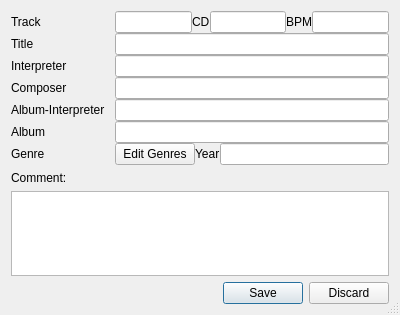
<?xml version="1.0" encoding="UTF-8"?>
<ui version="4.0">
 <class>Edit</class>
 <widget class="QDialog" name="Edit">
  <property name="geometry">
   <rect>
    <x>0</x>
    <y>0</y>
    <width>400</width>
    <height>315</height>
   </rect>
  </property>
  <property name="windowTitle">
   <string>Edit Song</string>
  </property>
  <property name="sizeGripEnabled">
   <bool>true</bool>
  </property>
  <property name="modal">
   <bool>true</bool>
  </property>
  <layout class="QVBoxLayout" name="verticalLayout">
   <item>
    <layout class="QHBoxLayout" name="horizontalLayout_15">
     <property name="spacing">
      <number>10</number>
     </property>
     <property name="leftMargin">
      <number>0</number>
     </property>
     <item>
      <layout class="QVBoxLayout" name="verticalLayout_5">
       <property name="spacing">
        <number>0</number>
       </property>
       <item>
        <widget class="QLabel" name="label_9">
         <property name="text">
          <string>Track</string>
         </property>
        </widget>
       </item>
       <item>
        <widget class="QLabel" name="label">
         <property name="text">
          <string>Title</string>
         </property>
        </widget>
       </item>
       <item>
        <widget class="QLabel" name="label_2">
         <property name="text">
          <string>Interpreter</string>
         </property>
        </widget>
       </item>
       <item>
        <widget class="QLabel" name="label_3">
         <property name="text">
          <string>Composer</string>
         </property>
        </widget>
       </item>
       <item>
        <widget class="QLabel" name="label_4">
         <property name="text">
          <string>Album-Interpreter</string>
         </property>
        </widget>
       </item>
       <item>
        <widget class="QLabel" name="label_5">
         <property name="text">
          <string>Album</string>
         </property>
        </widget>
       </item>
       <item>
        <widget class="QLabel" name="label_6">
         <property name="text">
          <string>Genre</string>
         </property>
        </widget>
       </item>
      </layout>
     </item>
     <item>
      <layout class="QVBoxLayout" name="verticalLayout_8">
       <property name="spacing">
        <number>0</number>
       </property>
       <item>
        <layout class="QHBoxLayout" name="horizontalLayout_2">
         <property name="spacing">
          <number>-1</number>
         </property>
         <item>
          <widget class="QLineEdit" name="trackLE"/>
         </item>
         <item>
          <widget class="QLabel" name="label_10">
           <property name="text">
            <string>CD</string>
           </property>
          </widget>
         </item>
         <item>
          <widget class="QLineEdit" name="cdLE"/>
         </item>
         <item>
          <widget class="QLabel" name="label_11">
           <property name="text">
            <string>BPM</string>
           </property>
          </widget>
         </item>
         <item>
          <widget class="QLineEdit" name="bpmLE">
           <property name="enabled">
            <bool>true</bool>
           </property>
          </widget>
         </item>
        </layout>
       </item>
       <item>
        <layout class="QHBoxLayout" name="horizontalLayout">
         <item>
          <widget class="QLineEdit" name="titleLE"/>
         </item>
        </layout>
       </item>
       <item>
        <layout class="QHBoxLayout" name="horizontalLayout_3">
         <item>
          <widget class="QLineEdit" name="interpreterLE"/>
         </item>
        </layout>
       </item>
       <item>
        <layout class="QHBoxLayout" name="horizontalLayout_4">
         <item>
          <widget class="QLineEdit" name="composerLE"/>
         </item>
        </layout>
       </item>
       <item>
        <layout class="QHBoxLayout" name="horizontalLayout_5">
         <item>
          <widget class="QLineEdit" name="albuminterpreterLE">
           <property name="enabled">
            <bool>true</bool>
           </property>
          </widget>
         </item>
        </layout>
       </item>
       <item>
        <layout class="QHBoxLayout" name="horizontalLayout_12">
         <item>
          <widget class="QLineEdit" name="albumLE"/>
         </item>
        </layout>
       </item>
       <item>
        <layout class="QHBoxLayout" name="horizontalLayout_11" stretch="0,0,0">
         <property name="spacing">
          <number>-1</number>
         </property>
         <item>
          <widget class="QPushButton" name="editGenreButton">
           <property name="text">
            <string>Edit Genres</string>
           </property>
          </widget>
         </item>
         <item>
          <widget class="QLabel" name="label_7">
           <property name="text">
            <string>Year</string>
           </property>
          </widget>
         </item>
         <item>
          <widget class="QLineEdit" name="yearLE"/>
         </item>
        </layout>
       </item>
      </layout>
     </item>
    </layout>
   </item>
   <item>
    <widget class="QLabel" name="label_8">
     <property name="text">
      <string>Comment:</string>
     </property>
     <property name="alignment">
      <set>Qt::AlignLeading|Qt::AlignLeft|Qt::AlignTop</set>
     </property>
    </widget>
   </item>
   <item>
    <widget class="QTextEdit" name="commentTE"/>
   </item>
   <item>
    <widget class="QDialogButtonBox" name="buttonBox">
     <property name="orientation">
      <enum>Qt::Horizontal</enum>
     </property>
     <property name="standardButtons">
      <set>QDialogButtonBox::Discard|QDialogButtonBox::Save</set>
     </property>
    </widget>
   </item>
  </layout>
 </widget>
 <resources/>
 <connections/>
</ui>
